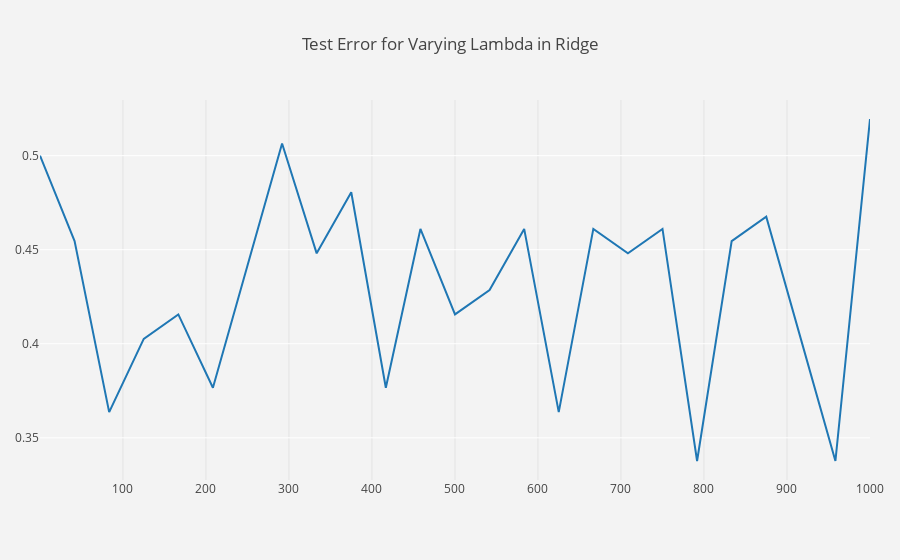

Here is the notebook cell this chart was saved with:
### Code cell
traces = []


traces.append(go.Scatter(x = np.linspace(1e-1,1e+3,25).tolist(),
                            y = errors,
                            mode = 'lines'))

layout = go.Layout(
autosize=True,
title='Test Error for Varying Lambda in Ridge',
yaxis=dict(
    autorange=True,
    showgrid=True,
    zeroline=True,
    dtick=0,
    gridcolor='rgb(255, 255, 255)',
    gridwidth=1,
    zerolinecolor='rgb(255, 255, 255)',
    zerolinewidth=2,
),
margin=dict(
    l=40,
    r=30,
    b=80,
    t=100,
),
paper_bgcolor='rgb(243, 243, 243)',
plot_bgcolor='rgb(243, 243, 243)',
showlegend=False
)

fig = go.Figure(data=traces,layout=layout)

fig.show()

### Figure 1 — Plotly figure (JSON) as saved in the notebook; plotly's stock layout.template omitted (floating-point values rounded to 4 significant figures)
{"data": [{"mode": "lines", "type": "scatter", "uid": "89f956e3-2ceb-4fed-9219-67a015c381f9", "x": [0.1, 41.76, 83.42, 125.1, 166.8, 208.4, 250.1, 291.7, 333.4, 375.1, 416.7, 458.4, 500.1, 541.7, 583.4, 625.0, 666.7, 708.4, 750.0, 791.7, 833.4, 875.0, 916.7, 958.3, 1000], "y": [0.5, 0.4545, 0.3636, 0.4026, 0.4156, 0.3766, 0.4416, 0.5065, 0.4481, 0.4805, 0.3766, 0.461, 0.4156, 0.4286, 0.461, 0.3636, 0.461, 0.4481, 0.461, 0.3377, 0.4545, 0.4675, 0.4026, 0.3377, 0.5195]}], "layout": {"autosize": true, "margin": {"b": 80, "l": 40, "r": 30, "t": 100}, "paper_bgcolor": "rgb(243, 243, 243)", "plot_bgcolor": "rgb(243, 243, 243)", "showlegend": false, "title": {"text": "Test Error for Varying Lambda in Ridge"}, "xaxis": {"autorange": true, "range": [0.1, 1000], "type": "linear"}, "yaxis": {"autorange": true, "dtick": 0, "gridcolor": "rgb(255, 255, 255)", "gridwidth": 1, "range": [0.3276, 0.5296], "showgrid": true, "type": "linear", "zeroline": true, "zerolinecolor": "rgb(255, 255, 255)", "zerolinewidth": 2}}}
